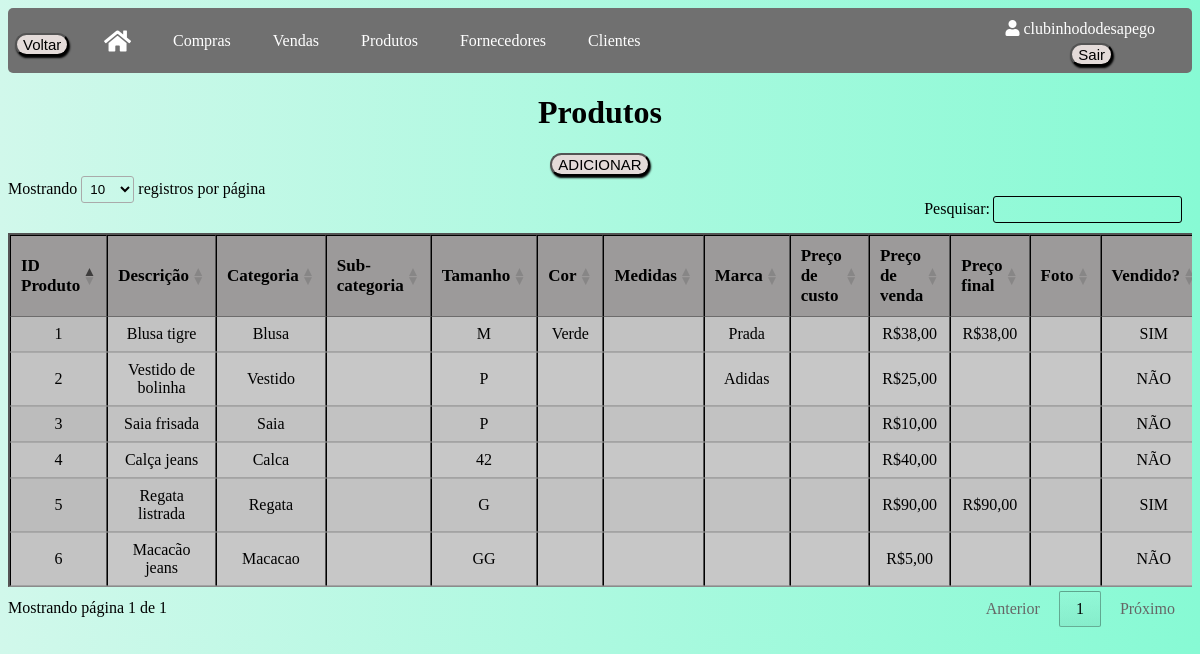
The page /produtos (signed in) on the database as committed earlier.
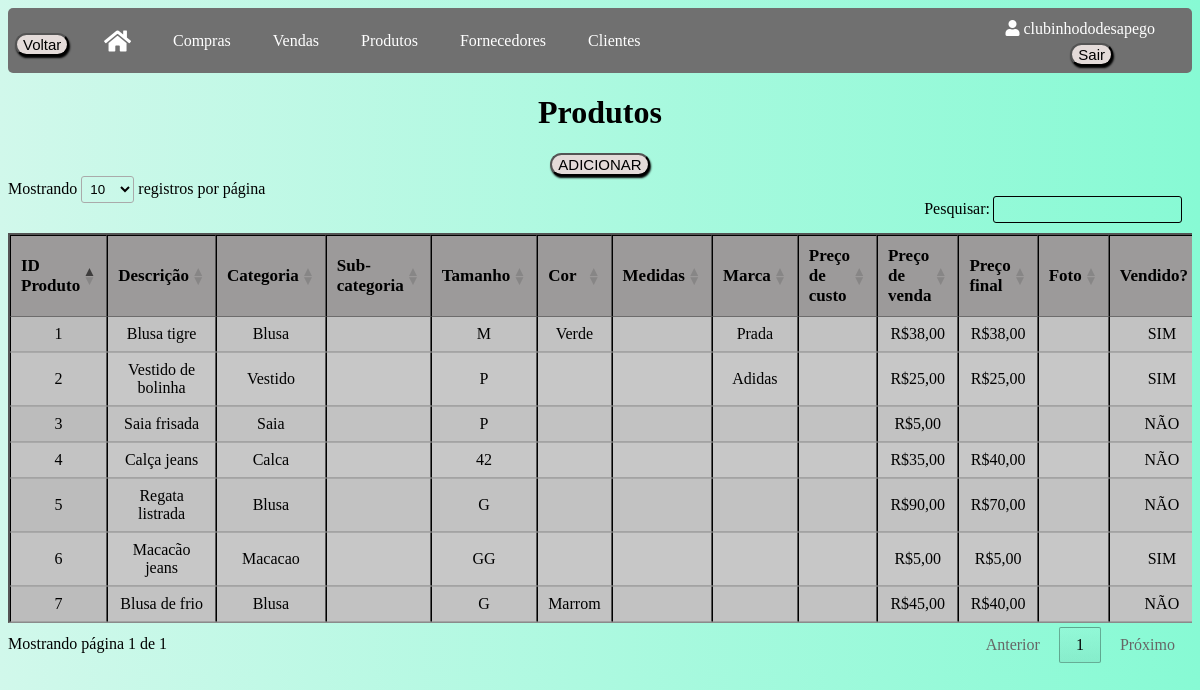
The same page on the database as committed later.
### app/models/tables.py (models this page shows, shortened)
class Produto(db.Model):
    __tablename__ = "produtos"
    id = db.Column(db.Integer, primary_key=True, autoincrement=True)
    descricao = db.Column(db.String(120))
    categoria = db.Column(db.String(80))
    sub_categoria = db.Column(db.String(80))
    tamanho = db.Column(db.String(30))
    cor = db.Column(db.String(30))
    medidas = db.Column(db.Integer)
    marca = db.Column(db.String(80))
    preco_custo = db.Column(db.Float)
    preco_venda = db.Column(db.Float)
    preco_final = db.Column(db.Float)
    foto = db.Column(db.LargeBinary)
    vendido = db.Column(db.Boolean, default=False)
    dta_venda_produto = db.Column(db.Date)
    id_usuario = db.Column(db.Integer, db.ForeignKey('usuarios.id'))
    vendas = db.relationship('Venda', secondary=produtos_vendas, back_populates='produtos')

### app/default.py (the view)
@login_required
@app.route("/produtos", methods=['GET', 'POST'])
def produtos():
    produtos = Produto.query.filter_by(id_usuario=current_user.id).all()
    return render_template("produtos.html", produtos=produtos, format_currency=format_currency)

### app/default.py (called while the page is built)
@login_manager.user_loader
def load_user(id_usuario):
    return Usuario.query.get(int(id_usuario))

def format_currency(value):
    if value is not None:
        if isinstance(value, str):
            try:
                value = float(value.replace('R$', '').replace('.', '').replace(',', '.'))
            except ValueError:
                return None
        return f'R${value:,.2f}'.replace(',', ';').replace('.', ',').replace(';', '.')
    return None

### app/templates/produtos.html (shortened to what this page needs)
<!DOCTYPE html>
<html lang="en">
<head>
    <link rel="stylesheet" type="text/css" href="{{ url_for('static', filename='css/produtos.css') }}">
    <link rel="stylesheet" href="https://cdnjs.cloudflare.com/ajax/libs/font-awesome/5.15.3/css/all.min.css">
    <link rel="stylesheet" type="text/css" href="https://cdn.datatables.net/1.11.5/css/jquery.dataTables.min.css">
</head>
<body>
    <div class="usuario-logado"><i class="fas fa-user"></i> {{ current_user.usuario }}</div>
    <div class="logout">
        <form method="POST" action="{{ url_for('logout') }}">
            <button class="button" type="submit">Sair</button>
        </form>
    </div>
    <div class="navbar">
        <button onclick="window.history.back()" class="button button_voltar">Voltar</button>
        <a href="/home"><i class="fas fa-home icone-casa"></i></a>
        <a href="/compras">Compras</a>
        <a href="/vendas">Vendas</a>
        <a href="/produtos">Produtos</a>
        <a href="/fornecedores">Fornecedores</a>
        <a href="/clientes">Clientes</a>
    </div>
    <h1 class="titulo">Produtos</h1>
    <button class="button"><a href="produtoscadastro">ADICIONAR</a></button>
    <div class="tabela-container">
        <table id="tabelaProdutos" class="tabela display" border="2">
            <thead>
                <tr>
                    <th>ID Produto</th>
                    <th>Descrição</th>
                    <th>Categoria</th>
                    <th>Sub-categoria</th>
                    <th>Tamanho</th>
                    <th>Cor</th>
                    <th>Medidas</th>
                    <th>Marca</th>
                    <th>Preço de custo</th>
                    <th>Preço de venda</th>
                    <th>Preço final</th>
                    <th>Foto</th>
                    <th>Vendido?</th>
                </tr>
            </thead>
            <tbody>
                {% for produto in produtos %}
                <tr>
                    <td>{{ produto.id }}</td>
                    <td>{{ produto.descricao }}</td>
                    <td>{{ produto.categoria }}</td>
                    <td>
                    </td>
                    <td>
                        {% if produto.tamanho is none %}
                        {% else %}
                            {{ produto.tamanho }}
                        {% endif %}
                    </td>
                    <td>
                        {% if produto.cor is none %}
                        {% else %}
                            {{ produto.cor }}
                        {% endif %}
                    </td>
                    <td>
                    </td>
                    <td>
                        {% if produto.marca is none %}
                        {% else %}
                            {{ produto.marca }}
                        {% endif %}
                    </td>
                    <td>
                    </td>
                    <td>
                        {% if produto.preco_venda is not none %}
                            {{ format_currency(produto.preco_venda) }}
                        {% endif %}
                    </td>
                    <td>
                        {% if produto.preco_final is not none %}
                            {{ format_currency(produto.preco_final) }}
                        {% endif %}
                    </td>
                    <td>
                    </td>
                    <td>
                        {% if produto.vendido %}
                            SIM
                        {% else %}
                            NÃO
                        {% endif %}
                    </td>
                </tr>
                {% endfor %}
            </tbody>
        </table>
    </div>
</body>
</html>

Rows that differ between the two databases and show on the page:
changed Produto "Vestido de bolinha": preco_final (not shown) → "R$25,00"; vendido "NÃO" → "SIM"
changed Produto "Saia frisada": preco_venda "R$10,00" → "R$5,00"
changed Produto "Calça jeans": preco_venda "R$40,00" → "R$35,00"; preco_final (not shown) → "R$40,00"
changed Produto "Regata listrada": categoria "Regata" → "Blusa"; preco_final "R$90,00" → "R$70,00"; vendido "SIM" → "NÃO"
changed Produto "Macacão jeans": preco_final (not shown) → "R$5,00"; vendido "NÃO" → "SIM"
added Produto: id "7", descricao "Blusa de frio", categoria "Blusa", tamanho "G", cor "Marrom", preco_venda "R$45,00", preco_final "R$40,00", shows "NÃO"
